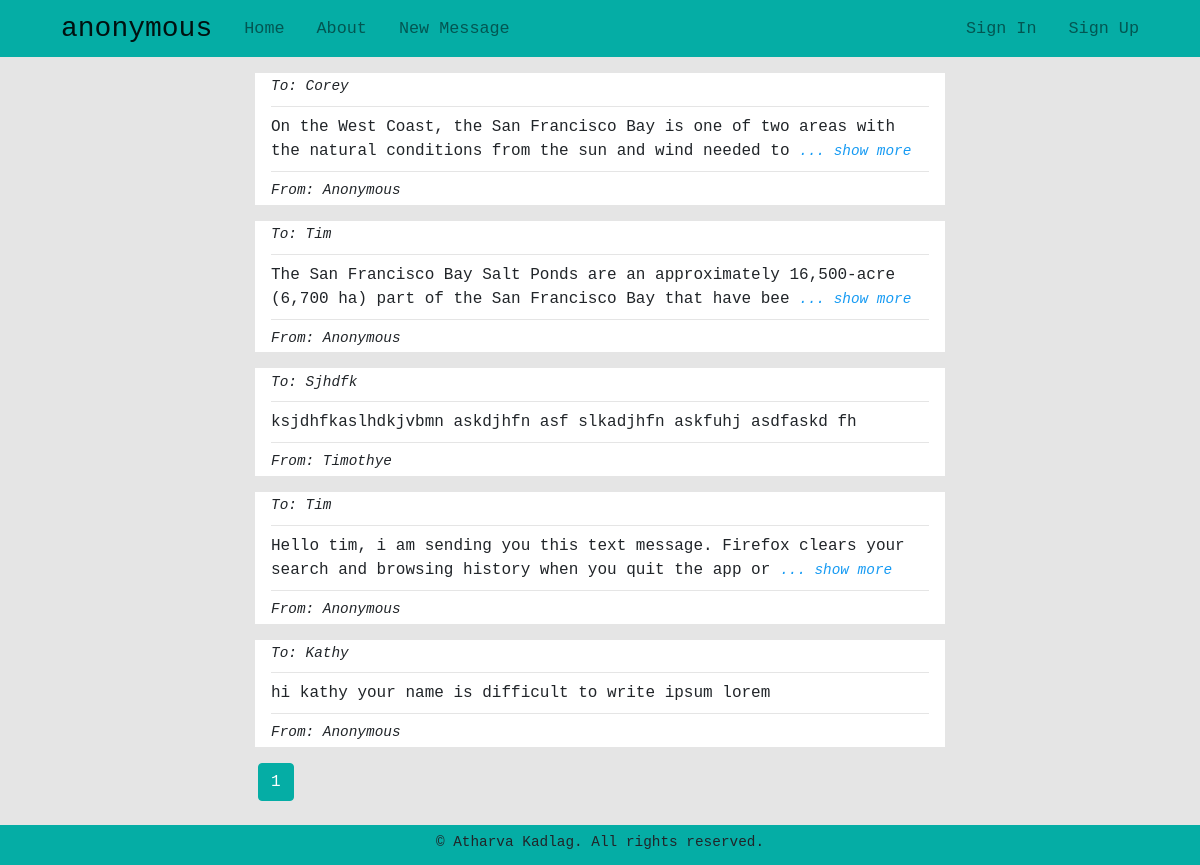
Page /home on the earlier database version.
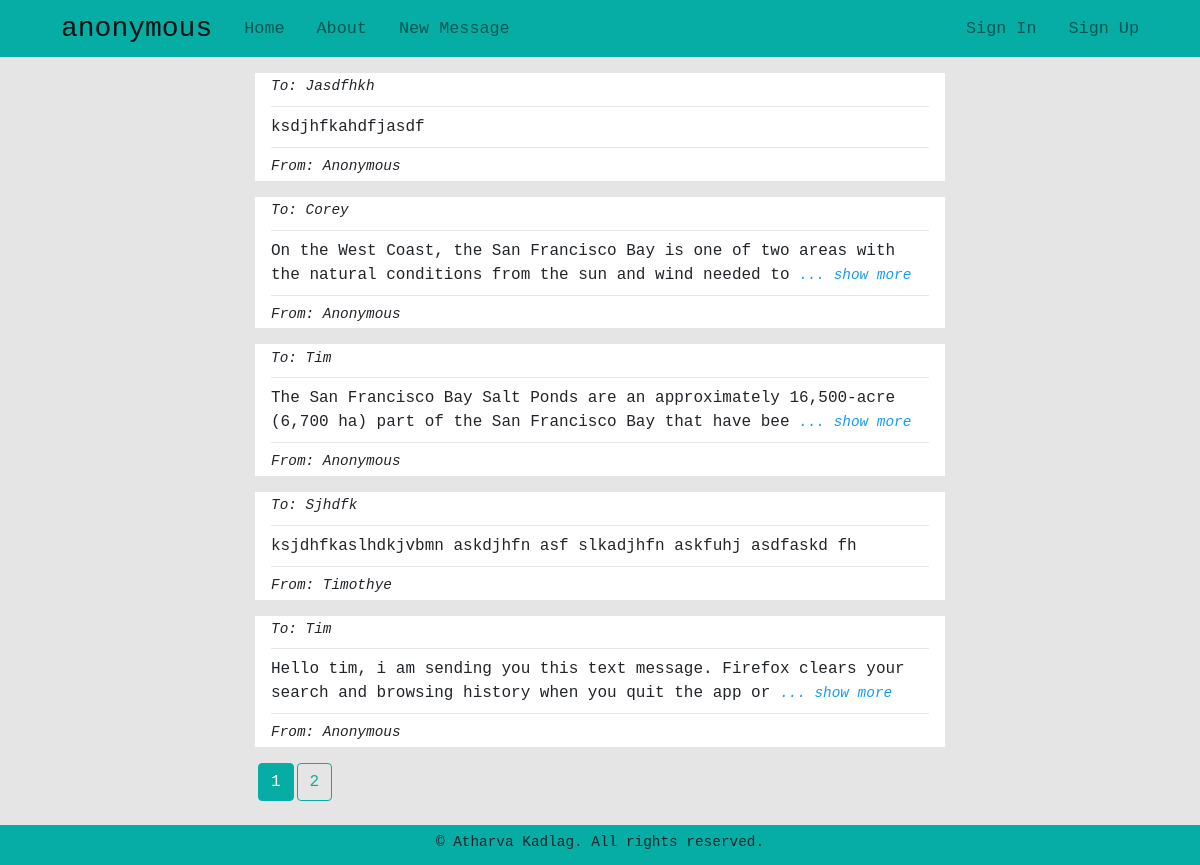
Same page on the later database version.
### anonymous/models.py (models this page shows, shortened)
class Messages(db.Model):
    id = db.Column(db.Integer, primary_key=True)
    receiver = db.Column(db.String(300), nullable=True)
    content = db.Column(db.Text, nullable=False)
    user_id = db.Column(db.Integer, db.ForeignKey('users.id'), default=1)

class Users(db.Model, UserMixin):
    id = db.Column(db.Integer, primary_key=True)
    name = db.Column(db.String(120), nullable=True)
    username = db.Column(db.String(70), unique=True, nullable=False)
    email = db.Column(db.String(120), unique=True, nullable=False)
    password = db.Column(db.String(120), unique=True, nullable=False)
    messages = db.relationship('Messages', backref='sender', lazy=True)

### anonymous/routes.py (the view)
@app.route('/')
@app.route('/home')
def home():
    page = request.args.get('page', 1, type=int)
    messages = models.Messages.query.order_by(models.Messages.id.desc()).paginate(page=page, per_page=5)
    return render_template('index.html', messages=messages)

### anonymous/templates/index.html (shortened to what this page needs)
{% extends 'base.html' %}
{% block content %}
<div class='container'>
    <div class="col-md-8 offset-md-2">
        {% for message in messages.items %}
        {% set id = message.id %}
        <div class='message'>
            <div id='info'>
                To: {{ message.receiver.capitalize() }}
            </div>
            <hr>
            <div id='content'>
                {{ message.content[:120] }}
                {% if message.content|length > 120 %}
                <span onclick="show_more({{id}})" id="showMore{{id}}">... show more</span>
                {% endif %}
            </div>
            <hr>
            <div id='info'>
                From: {{message.sender.name.capitalize()}}
            </div>
        </div>
        {% endfor %}
        <div class='pagination'>
            {% for page_num in messages.iter_pages(left_edge=1, right_edge=1, left_current=1, right_current=2) %}
            {% if page_num %}
            {% if messages.page == page_num %}
            <a class="btn btn-info mb-4" href="{{ url_for('home', page=page_num) }}">{{ page_num }}</a>
            {% else %}
            <a class="btn btn-outline-info mb-4" href="{{ url_for('home', page=page_num) }}">{{ page_num }}</a>
            {% endif %}
            {% else %}
            ...
            {% endif %}
            {% endfor %}
        </div>
    </div>
</div>
{% endblock %}

### anonymous/templates/base.html (shortened to what this page needs)
<!DOCTYPE html>
<html>
<head>
    <link rel="stylesheet" type="text/css" href="{{url_for('static', filename='css/bootstrap.min.css')}}">
    <link rel="stylesheet" type="text/css" href="{{url_for('static', filename='css/main.css')}}">
</head>
<body>
    <nav class="navbar navbar-expand-lg navbar-light bg-light">
        <div class="container">
            <a class="navbar-brand" href="{{ url_for('home') }}">anonymous</a>
            <div class="collapse navbar-collapse" id="navbarSupportedContent">
                <ul class="navbar-nav mr-auto">
                    <li class="nav-item">
                        <a class="nav-link" href="{{ url_for('home') }}">Home</a>
                    </li>
                    <li class="nav-item">
                        <a class="nav-link" href="{{ url_for('about') }}">About</a>
                    </li>
                    <li class="nav-item">
                        <a class="nav-link" href="{{ url_for('new_message') }}">New Message</a>
                    </li>
                </ul>
                <ul class="navbar-nav ml-auto">
                    {% if current_user.is_authenticated %}
                    <li class="nav-item dropdown">
                        <a class="nav-link dropdown-toggle" href="#" id="navbarDropdown" role="button" data-toggle="dropdown" aria-haspopup="true" aria-expanded="false">
                            @{{current_user.username}}
                        </a>
                        <div class="dropdown-menu" aria-labelledby="navbarDropdown">
                            <a class="dropdown-item" href="{{ url_for('update_account') }}">Update Account</a>
                            <a class="dropdown-item" href="{{ url_for('user_messages') }}">Your Messages</a>
                            <a class="dropdown-item" href="{{ url_for('change_password') }}">Change Password</a>
                        </div>
                    </li>
                    <li class="nav-item">
                        <a class="nav-link" href="{{ url_for('logout') }}">Log Out</a>
                    </li>
                    {% else %}
                    <li class="nav-item navbar-right">
                        <a class="nav-link" href="{{ url_for('login') }}">Sign In</a>
                    </li>
                    <li class="nav-item navbar-right">
                        <a class="nav-link" href="{{ url_for('register') }}">Sign Up</a>
                    </li>
                    {% endif %}
                </ul>
            </div>
        </div>
    </nav>
    <div class="container">
        {% block content %}
        {% endblock %}
    </div>
    <div id="footer">
        &copy; Atharva Kadlag. All rights reserved.
	</div>
</body>
</html>

### anonymous/static/css/main.css (style rules this page uses)
body { background-color: rgba(0, 0, 0, 0.1); }
.dropdown-menu, .bg-light, #footer { background-color: #05ada5; }
.navbar-light { font-family: monospace; font-size: 1.5em; }
.nav-item, .dropdown-item { border-radius: 1rem; }
.message { margin: 1rem auto; padding: 0.2rem 1rem; background-color: #fff; }
#content { font-size: 1em; }
#info { font-size: 0.9em; font-style: italic; }
[id^="showMore"], [id^="showLess"] { font-size: 0.9em; font-style: italic; color: rgb(23, 155, 243); }
#footer { position: fixed; bottom:0; height: 40px; width: 100%; text-align: center; padding: 0.5em 0 0.5em 0; font-size: 0.9em; }
.pagination { margin-bottom: 40px; }
a { margin-left: 3px; }

Differences in the rows shown:
no longer on this page (row unchanged): Messages: receiver "Kathy", content "hi kathy your name is difficult to write ipsum lorem", sender.name "Anonymous"
added Messages: receiver "Jasdfhkh", content "ksdjhfkahdfjasdf", sender.name "Anonymous"
Other differences:
new list line: "2"
